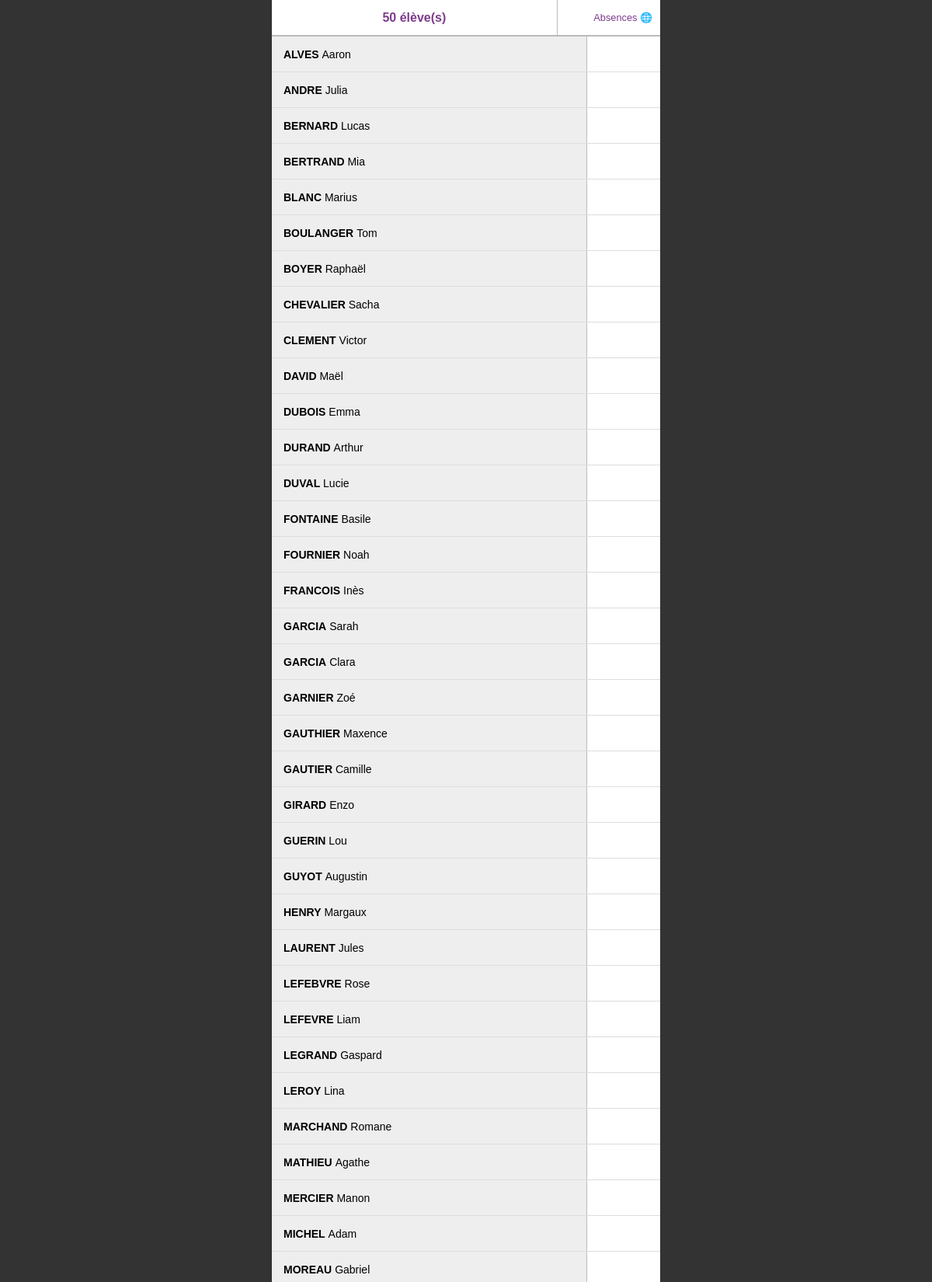
The page / (upper part) on the database its author committed.
### tables this page shows
CREATE TABLE eleves 
                        (id INTEGER PRIMARY KEY AUTOINCREMENT, 
                         nom TEXT NOT NULL, 
                         prenom TEXT NOT NULL,
                         absences INTEGER DEFAULT 0);

### app.py (the view)
@app.route('/')
def index():
    with sqlite3.connect(DB_PATH) as conn:
        conn.row_factory = sqlite3.Row
        eleves = conn.execute("SELECT * FROM eleves ORDER BY nom ASC").fetchall()
    total = len(eleves)
    absents = sum(1 for e in eleves if e['absences'] == 1)
    presents = total - absents
    return render_template('index.html', eleves=eleves, total=total, presents=presents)

### templates/index.html (shortened to what this page needs)
<!DOCTYPE html>
<html lang="fr">
<head>
    <link rel="stylesheet" href="{{ url_for('static', filename='style.css') }}">
</head>
<body>
    <div class="app-container">
        <div class="pronote-header">
            <div class="count-box">{{ total }} élève(s)</div>
            <div class="abs-title">Absences <span class="icon">🌐</span></div>
        </div>
        <div class="list-container">
            {% for eleve in eleves %}
            <div class="pronote-row {{ 'is-absent' if eleve.absences == 1 else '' }}" onclick="location.href='/toggle/{{ eleve.id }}'">
                <div class="student-name">
                    <span class="nom-famille">{{ eleve.nom }}</span>&nbsp;{{ eleve.prenom }}
                </div>
            </div>
            {% endfor %}
        </div>
    </div>
</body>
</html>

### static/style.css (style rules this page uses)
html, body { margin: 0; padding: 0; height: 100%; overflow: hidden; font-family: Arial, sans-serif; background-color: #333; }
.app-container { max-width: 500px; margin: 0 auto; background-color: #fff; height: 100vh; display: flex; flex-direction: column; }
.pronote-header { display: flex; border-bottom: 2px solid #bbbbbb; height: 45px; flex-shrink: 0; }
.count-box { flex: 3; line-height: 45px; color: #7d3c8c; text-align: center; font-weight: bold; border-right: 1px solid #bbbbbb; }
.abs-title { flex: 1; line-height: 45px; color: #7d3c8c; font-size: 0.8em; padding-right: 10px; text-align: right; }
.list-container { flex: 1; overflow-y: auto; -webkit-overflow-scrolling: touch; }
.pronote-row { display: flex; border-bottom: 1px solid #ddd; height: 45px; align-items: center; cursor: pointer; }
.student-name { flex: 4; padding: 0 15px; background-color: #eeeeee; height: 100%; display: flex; align-items: center; font-size: 14px; border-right: 1px solid #bbbbbb; white-space: nowrap; overflow: hidden; }
.nom-famille { text-transform: uppercase; font-weight: bold; }

### rows shown on the page
eleves: nom "ALVES", prenom "Aaron"
eleves: nom "ANDRE", prenom "Julia"
eleves: nom "BERNARD", prenom "Lucas"
eleves: nom "BERTRAND", prenom "Mia"
eleves: nom "BLANC", prenom "Marius"
eleves: nom "BOULANGER", prenom "Tom"
eleves: nom "BOYER", prenom "Raphaël"
eleves: nom "CHEVALIER", prenom "Sacha"
eleves: nom "CLEMENT", prenom "Victor"
eleves: nom "DAVID", prenom "Maël"
eleves: nom "DUBOIS", prenom "Emma"
eleves: nom "DURAND", prenom "Arthur"
eleves: nom "DUVAL", prenom "Lucie"
eleves: nom "FONTAINE", prenom "Basile"
eleves: nom "FOURNIER", prenom "Noah"
eleves: nom "FRANCOIS", prenom "Inès"
eleves: nom "GARCIA", prenom "Sarah"
eleves: nom "GARCIA", prenom "Clara"
eleves: nom "GARNIER", prenom "Zoé"
eleves: nom "GAUTHIER", prenom "Maxence"
eleves: nom "GAUTIER", prenom "Camille"
eleves: nom "GIRARD", prenom "Enzo"
eleves: nom "GUERIN", prenom "Lou"
eleves: nom "GUYOT", prenom "Augustin"
eleves: nom "HENRY", prenom "Margaux"
eleves: nom "LAURENT", prenom "Jules"
eleves: nom "LEFEBVRE", prenom "Rose"
eleves: nom "LEFEVRE", prenom "Liam"
eleves: nom "LEGRAND", prenom "Gaspard"
eleves: nom "LEROY", prenom "Lina"
eleves: nom "MARCHAND", prenom "Romane"
eleves: nom "MATHIEU", prenom "Agathe"
eleves: nom "MERCIER", prenom "Manon"
eleves: nom "MICHEL", prenom "Adam"
eleves: nom "MOREAU", prenom "Gabriel"

### other values the page prints
{{ total }} "50"
